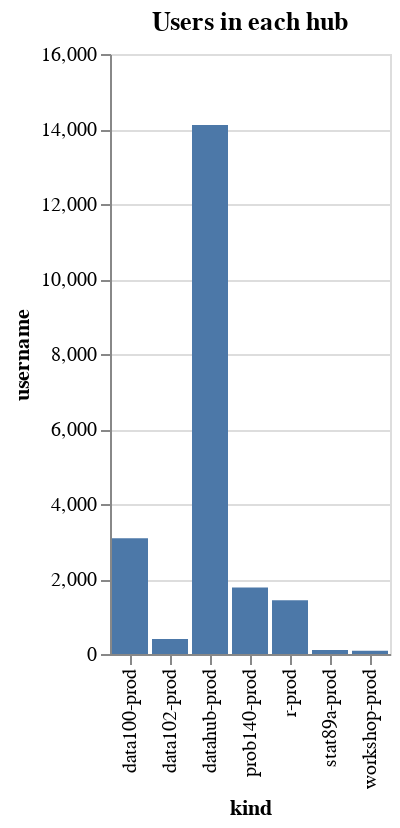

The cell this chart's notebook holds for it:
### Code cell
alt.Chart(unique_users, title="Users in each hub").mark_bar().encode(
    x='kind',
    y='username',
)

### Figure 1 — Vega-Lite specification as saved in the notebook (floating-point values rounded to 4 significant figures)
{"config": {"view": {"continuousWidth": 400, "continuousHeight": 300}}, "data": {"name": "data-4ec44af753c858f767f150dfa26679ed"}, "mark": "bar", "encoding": {"x": {"type": "nominal", "field": "kind"}, "y": {"type": "quantitative", "field": "username"}}, "title": "Users in each hub", "$schema": "https://vega.github.io/schema/vega-lite/v4.0.2.json", "datasets": {"data-4ec44af753c858f767f150dfa26679ed": [{"kind": "data100-prod", "username": 3087}, {"kind": "data102-prod", "username": 403}, {"kind": "datahub-prod", "username": 14105}, {"kind": "prob140-prod", "username": 1771}, {"kind": "r-prod", "username": 1432}, {"kind": "stat89a-prod", "username": 109}, {"kind": "workshop-prod", "username": 86}]}}
